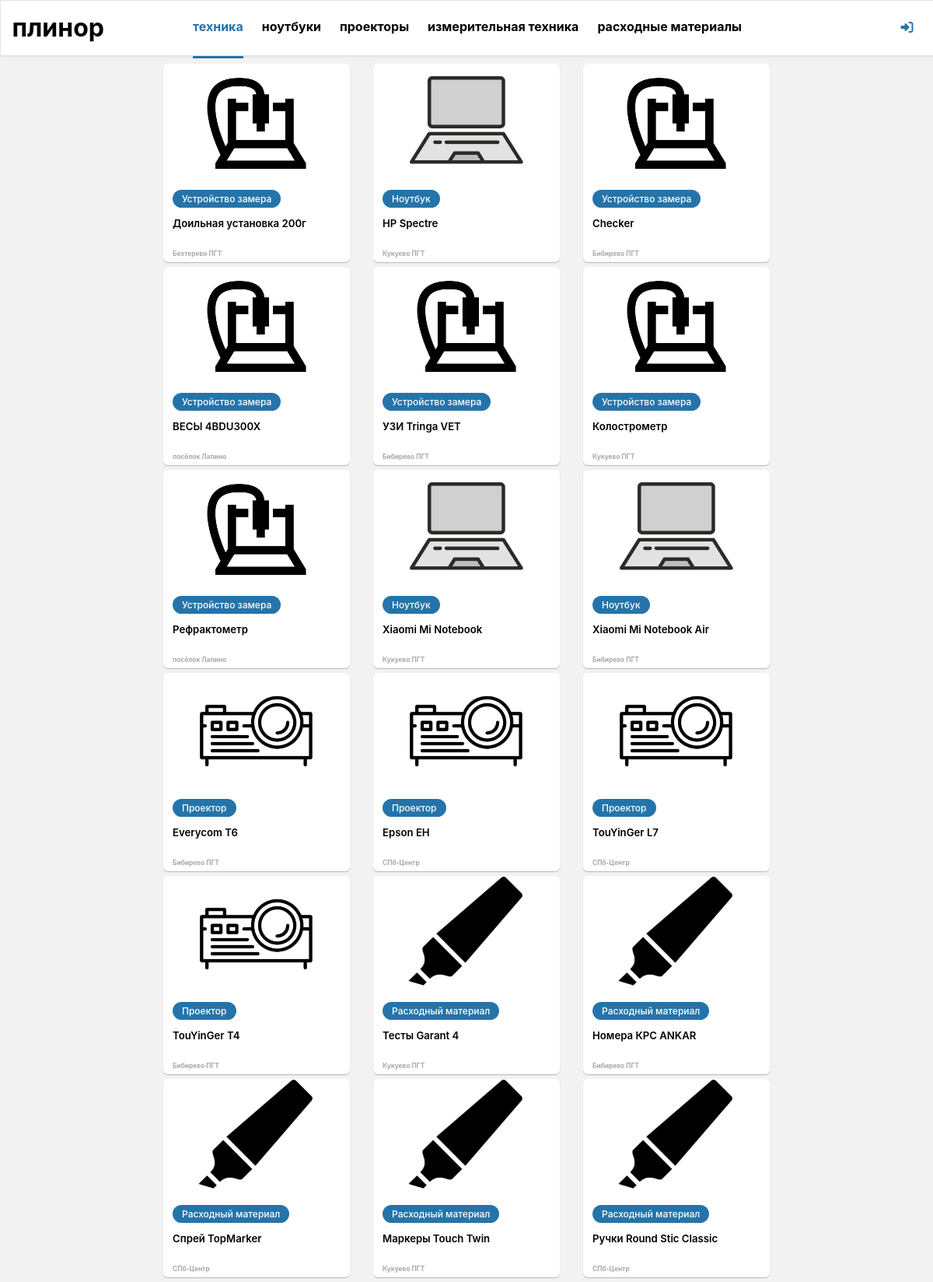
The page / on the database its author committed.
### tables this page shows
CREATE TABLE `technic` (
  `id` int(11) NOT NULL,
  `inv_id` text NOT NULL,
  `model_full` text NOT NULL,
  `model_short` text NOT NULL,
  `serial_id` text NOT NULL,
  `model_opt` text,
  `model_cond` text,
  `stg_name` text NOT NULL,
  `model_work` int(11) NOT NULL,
  `model_reserve` int(11) NOT NULL,
  `amount` int(11) NOT NULL DEFAULT '1',
  `photo_gall` text,
  `typ` int(11) NOT NULL
);

### bizz/view/view_form.php (called while the page is built)
<?php
include "bizz/view/view_hat.php";
include "bizz/view/view_menu.php";
include "bizz/view/$content_view";

### bizz/core/view.php (called while the page is built)
<?php
class View
{
    function generate($content_view, $template_view, $data = null)
    {
        include 'bizz/view/'.$template_view;
    }
}

### bizz/controler/controller_main.php (called while the page is built, shortened)
<?php
class Controller_Main extends Controller
{
    var $model_main=NULL;
    public function __construct($way)
    {
        $this->model_main = new Model_main();
    }
    function action_index()
    {
        $data=$this->model_main->model_load(0,0);
        $this->view->generate('view_main.php', 'view_form.php',$data);
    }
}

### bizz/bootstrap.php (called while the page is built, shortened)
<?php
require_once 'core/model.php';
require_once 'core/view.php';
Route::start($routes);

### index.php (called while the page is built, shortened)
<?php
$routes = explode('/', $_SERVER['SERVER_NAME'].$_SERVER['REQUEST_URI']);
require_once 'bizz/bootstrap.php';

### bizz/core/model.php (called while the page is built, shortened)
<?php
class Model
{
    function __construct()
    {
        $this->db = new MySQL("localhost", "root","root","plinor");
    }
}

### bizz/model/model_main.php (called while the page is built, shortened)
<?php
class Model_main extends Model
{
    public function model_load($tag,$where)
    {
        $cond='';
        $result[0] = $this->db->query("SELECT * FROM technic $cond");
        return $result;
    }
}

### bizz/core/MySQL.php (called while the page is built)
<?php
class MySQL extends mysqli
{
    public static $request=array();
    public  function query($req,$resultmode = MYSQLI_STORE_RESULT){
        array_unshift(self::$request,$req);
        return parent::query($req);
    }
}

### bizz/view/view_main.php (the view)
<article class="landing_main">
    <?php foreach ($data[0] as $value):?>
            <div class="soft_news_cont">
                <a href="<?php echo URL_BASE;?>/article/index/<?php echo $value['id']; ?>">
                    <div class="single_new">
                        <div class="single_img">
                            <img src="
                            <?php
                            switch($value['typ']){
                                case 1: echo URL_BASE."/pic/orig/noutbook.png";break;
                                case 2: echo URL_BASE."/pic/orig/proector.png";break;
                                case 3: echo URL_BASE."/pic/orig/machine.png";break;
                                case 4: echo URL_BASE."/pic/orig/marker.png";break;
                            }
                            ?>
                            ">
                        </div>
                        <div class="news_text">
                                <div class="news_tags">
                                    <?php
                                    switch($value['typ']){
                                        case 1: echo "Ноутбук";break;
                                        case 2: echo "Проектор";break;
                                        case 3: echo "Устройство замера";break;
                                        case 4: echo "Расходный материал";break;
                                    }
                                    ?>
                                </div>
                            <div class="news_name">
                                <?php echo $value['model_short']; ?>
                            </div>
                            <div class="news_date">
                                <?php echo $value['stg_name']; ?>
                            </div>
                        </div>
                    </div>
                </a>
            </div>
    <?php endforeach;?>
</article>

### css/landing.css (style rules this page uses)
html { height: 100%; margin: 0; padding: 0; }
article { margin: 0 auto; margin-top: 70px; position: relative; width: 65vw; padding: 0.5vw 1vw; display: flex; flex-direction: column; font-family: -apple-system, BlinkMacSystemFont, "Segoe UI", Roboto, "Helvetica Neue", Arial, "Noto Sans", serif; height: 100%; }
article div { margin: 0.5vw 0vw 0 0; }
.landing_main { display: flex; flex-direction: row; flex-wrap: wrap; justify-content: space-between; }
.soft_news_cont { display: flex; flex-direction: row; justify-content: space-between; justify-items: center; }
.single_new { border-radius: 6px; width: 20vw; height: auto; position: relative; box-shadow: 0px 1px 1px rgba(0, 0, 0, 0.25); background: white; margin-top: 0; }
.single_img { width: 100%; height: 12.5vw; text-align: center; position: relative; padding: 0; margin-top: 0; }
.single_img img { width: auto; max-width: 100%; height: 100%; }
a { font-weight: 700; text-decoration: none; color: black; }
.news_text { padding: 0vw 1vw 0.5vw 1vw; }
.news_tags { background-color: #2574A9; border-radius: 20px; color: white; padding-top: 4px; padding-bottom: 4px; padding-left: 12px; padding-right: 12px; font-family: -apple-system, BlinkMacSystemFont, "Segoe UI", Roboto, "Helvetica Neue", Arial, "Noto Sans", serif; font-weight: 500; font-size: 9pt; display: inline-block; }
.news_name { font-family: -apple-system, BlinkMacSystemFont, "Segoe UI", Roboto, "Helvetica Neue", Arial, "Noto Sans", serif; margin-top: 1vw; font-weight: 600; font-size: 1.1vw; height: 2vw; }
.news_date { font-family: -apple-system, BlinkMacSystemFont, "Segoe UI", Roboto, "Helvetica Neue", Arial, "Noto Sans", serif; font-size: 0.7vw; color: darkgray; margin-top: 1.5vw; }

### css/menu.css (style rules this page uses)
body { font-family: PF Regal, PF Regal Text Pro, Georgia, serif; margin: 0 0; background: rgb(242, 242, 242); overflow-x: hidden; }

### rows shown on the page
technic: typ "Устройство замера", model_short "Доильная установка 200г", stg_name "Бехтерево ПГТ"
technic: typ "Ноутбук", model_short "HP Spectre", stg_name "Кукуево ПГТ"
technic: typ "Устройство замера", model_short "Checker", stg_name "Бибирево ПГТ"
technic: typ "Устройство замера", model_short "ВЕСЫ 4ВDU300X", stg_name "посёлок Лапино"
technic: typ "Устройство замера", model_short "УЗИ Tringa VET", stg_name "Бибирево ПГТ"
technic: typ "Устройство замера", model_short "Колострометр", stg_name "Кукуево ПГТ"
technic: typ "Устройство замера", model_short "Рефрактометр", stg_name "посёлок Лапино"
technic: typ "Ноутбук", model_short "Xiaomi Mi Notebook", stg_name "Кукуево ПГТ"
technic: typ "Ноутбук", model_short "Xiaomi Mi Notebook Air", stg_name "Бибирево ПГТ"
technic: typ "Проектор", model_short "Everycom T6", stg_name "Бибирево ПГТ"
technic: typ "Проектор", model_short "Epson EH", stg_name "СПб-Центр"
technic: typ "Проектор", model_short "TouYinGer L7", stg_name "СПб-Центр"
technic: typ "Проектор", model_short "TouYinGer T4", stg_name "Бибирево ПГТ"
technic: typ "Расходный материал", model_short "Тесты Garant 4", stg_name "Кукуево ПГТ"
technic: typ "Расходный материал", model_short "Номера КРС ANKAR", stg_name "Бибирево ПГТ"
technic: typ "Расходный материал", model_short "Спрей TopMarker", stg_name "СПб-Центр"
technic: typ "Расходный материал", model_short "Маркеры Touch Twin", stg_name "Кукуево ПГТ"
technic: typ "Расходный материал", model_short "Ручки Round Stic Classic", stg_name "СПб-Центр"
